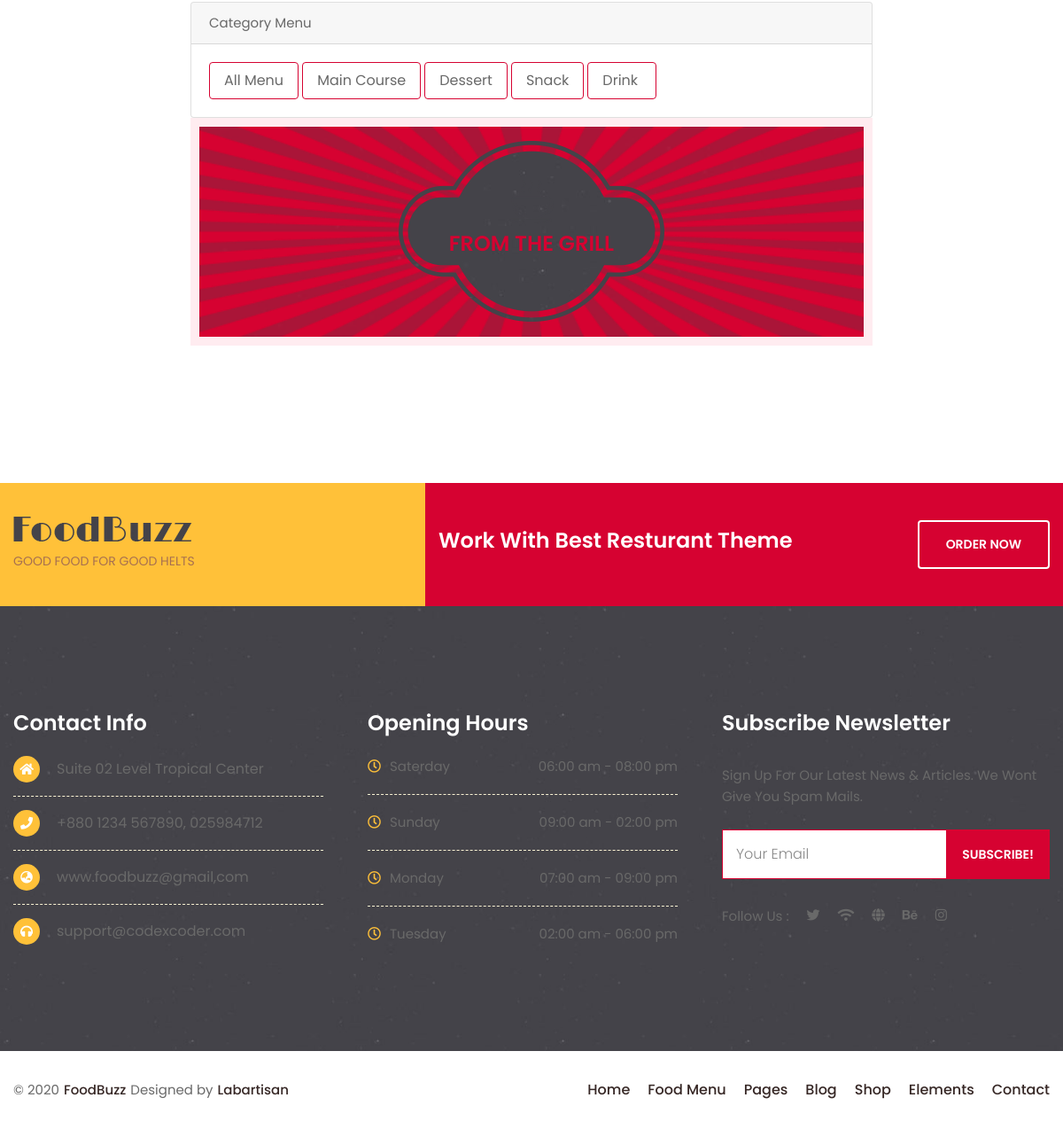
The app's page /menu.php?id=2 (lower part), older data.
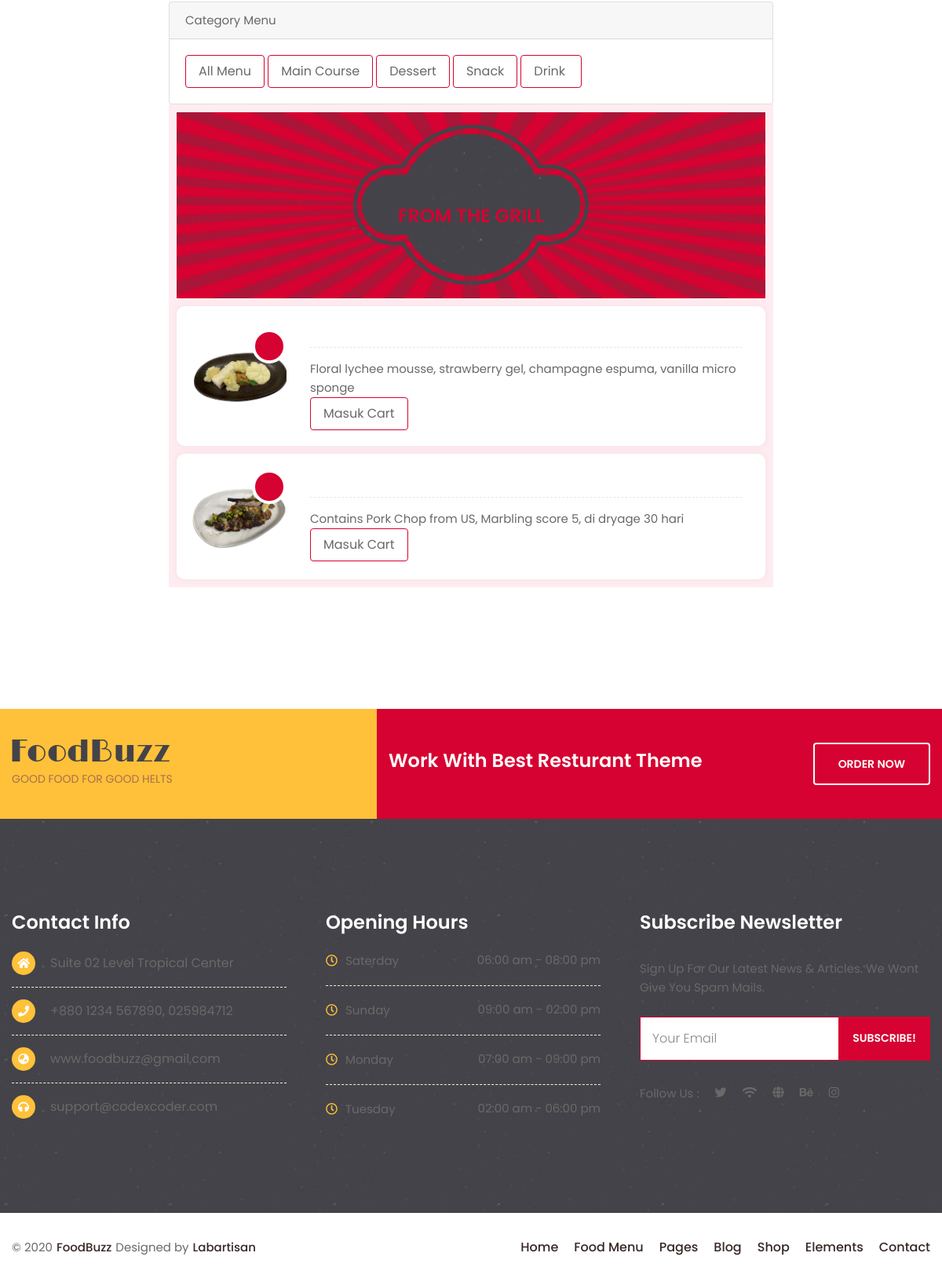
The same page, newer data.
### tables this page shows
CREATE TABLE `products` (
  `id` int(255) NOT NULL,
  `image` varchar(255) NOT NULL,
  `name` varchar(255) NOT NULL,
  `price` varchar(255) NOT NULL,
  `description` varchar(255) NOT NULL,
  `category` int(11) NOT NULL,
  `quantity` int(255) NOT NULL
);

### menu.php (the view, shortened to what the changed rows need)
<?php
@include 'config.php';
if (isset($_GET['id'])) {
    $category = $_GET['id'];
    $sqlProduct = mysqli_query($conn, "SELECT * FROM products where category = $category");
} else {
    $sqlProduct = mysqli_query($conn, "SELECT * FROM products");
}
?>
<!DOCTYPE html>
<html lang="en">
<head>
    <link rel="stylesheet" href="assets/css/animate.css">
    <link rel="stylesheet" href="assets/css/bootstrap.min.css">
    <link rel="stylesheet" href="assets/css/icofont.min.css">
    <link rel="stylesheet" href="assets/css/all.min.css">
    <link rel="stylesheet" href="assets/css/lightcase.css">
    <link rel="stylesheet" href="assets/css/swiper.min.css">
    <link rel="stylesheet" href="assets/css/style.css">
</head>
<body>
    <section class="product style-2 padding-tb">
        <div class="container">
            <div class="section-wrapper">
                <div class="row justify-content-center">
                    <div class="col-lg-8 col-12">
                        <div class="foodlist-item style-2">
                            <?php
                            while ($fetchProduct = mysqli_fetch_array($sqlProduct)) {
                            ?>
                                <div class="tabcontent">
                                    <div class="row no-gutters">
                                        <div class="col-12">
                                            <div class="product-item style-2">
                                                <div class="product-thumb">
                                                    <img src="img/<?php echo $fetchProduct['image']; ?>" alt="">
                                                    <span class="price"></span>
                                                </div>
                                                <div class="product-content">
                                                    <div class="product-title">
                                                        <h6><a href="#"><?php echo $fetchProduct['name']; ?></a></h6>
                                                        <div class="rating">
                                                            <i class="icofont-star"></i>
                                                            <i class="icofont-star"></i>
                                                            <i class="icofont-star"></i>
                                                            <i class="icofont-star"></i>
                                                            <i class="icofont-star"></i>
                                                        </div>
                                                    </div>
                                                    <div class="product-desc">
                                                        <p href="#"><?php echo $fetchProduct['description']; ?></p>
                                                    </div>
                                                    <a href="inputCart.php?id=<?php echo $fetchProduct['id']; ?>" class="btn">Masuk Cart</a>
                                                </div>
                                            </div>
                                        </div>
                                    </div>
                                </div>
                            <?php
                            };
                            ?>
                        </div>
                    </div>
                </div>
            </div>
        </div>
    </section>
</body>
</html>

Row changes from the older to the newer data that the page shows:
now on this page (row edited): products: image (picture), description "Floral lychee mousse, strawberry gel, champagne espuma, vanilla micro sponge"
now on this page (row edited): products: image (picture), description "Contains Pork Chop from US, Marbling score 5, di dryage 30 hari"
